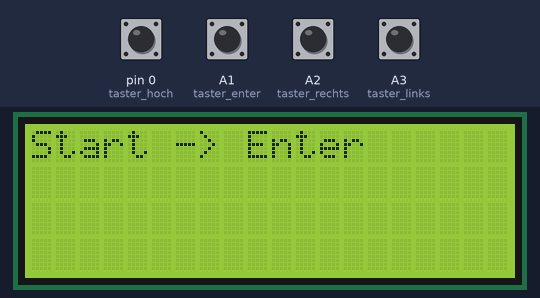
This program was run on a simulated Arduino Mega 2560, built with avr-gcc and run on an emulated ATmega2560. Parts: 20×4 character LCD. The inputs (shaded band) are chosen by the test bench; at power-on: A1 (taster_enter), A2 (taster_rechts), A3 (taster_links), pin 0 (taster_hoch) LOW.

Above: at 1.2 s.
1.3 s: A1 (taster_enter) pulled HIGH for 0.15 s
Timing chart, 0 to 4.3 s (numbered marks = the images above; inputs shaded):
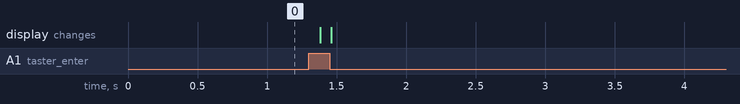

The program:

main.cpp
```cpp
#include "main.h"

// ****************************************************************
// ** Defines / Konstanten                                    **
// ****************************************************************


Bier gebraeu {0};
 int test = 0;


void setup()
{


  initGPIO();  // init_Motor();   // init_TempSens(); ... // Generall purpose input output
  initHMI();  //init Display
  init_ISR();
 // init_PID();

  state = Start;
}

void loop()
{
if (run_main == true)
  {


    run_main = false;
    tasterupdate();

    // State Machine
    switch (state)
    {
    case Start:

      display.text1="Start -> Enter";

      if (taster_enter.pressed())
        state = Bierauswahl;
      break;

    case Bierauswahl:
          gebraeu = bierauswaehlen();
      break;

    case Maischen:
      /* code */
      break;
    case Laeutern:
      /* code */
      break;
    case Wuerzekochen:
      /* code */
      break;
    case Kuehlen:
      /* code */
      break;

    default:
      break;

    }

    updateDisplay();
  }
}


// Jede 0,5 ms
ISR(TIMER2_COMPA_vect)
{
  run_main = true;
}
```

BierGPIO.h
```cpp
#pragma once
#include "Arduino.h"
#include "Bounce2.h"
using namespace Bounce2;
// ****************************************************************
// ** Defines / Konstanten                                    **
// ****************************************************************


#define PIN_MODE INPUT
#define INTERVAL_IN_MS  5
#define PRESSED_STATE   HIGH


// ****************************************************************
// ** Taster                                                **
// ****************************************************************

extern Button taster_enter;
extern Button taster_rechts;
extern Button taster_links;
extern Button taster_hoch;
extern Button taster_runter;


// ****************************************************************
// ** Functions                                                **
// ****************************************************************

void initGPIO();
void tasterupdate();
```

bier.h
```cpp
// ****************************************************************
// ** Includes                                                **
// ****************************************************************
#include "display.h"
// ****************************************************************
// ** Defines / Konstanten                                    **
// ****************************************************************

// ****************************************************************
// ** Typdefinitionen / Strukturdefinitionen                   **
// ****************************************************************

typedef struct  {
    int bierID;
    char name [20] ;
    int temp1;
    int temp2;
    int dauer1;
    int dauer2;
} Bier;


const Bier biersorten[] = {
    {0, "Nix"  , 0,0,0,0},
    {1, "Helles"  ,60, 80,20,30},
    {2, "Dunkles" ,60, 80,},
    {3, "Weinhofer Spez." ,60, 80,},
};

// ****************************************************************
// ** Functions                                                **
// ****************************************************************

Bier bierauswaehlen();
void tasterAbfrage();

// ****************************************************************
// ** Private Variablen / Datenfelder                            **
// ****************************************************************
```

display.h
```cpp
#pragma once
// ****************************************************************
// ** Includes                                                **
// ****************************************************************
#include <Wire.h>
#include <LiquidCrystal_I2C.h>
#include "Arduino.h"

// ****************************************************************
// ** typedefs                                                **
// ****************************************************************
typedef struct
{
    String text1;
    uint8_t Zeile1;

    String text2;
    uint8_t Zeile2;

    String text3;
    uint8_t Zeile3;

    String text4;
    uint8_t Zeile4;


}LiqDisplay;

extern LiquidCrystal_I2C lcd;
extern LiqDisplay display;  //Struct für die Display Strings und Cursor


// ****************************************************************
// ** Functions                                                **
// ****************************************************************


void initHMI();

void updateDisplay();
```

isr.h
```cpp
// ****************************************************************
// ** Includes                                                **
// ****************************************************************
#include <Arduino.h>


/*
Timer zur PWM Generation
Timer 0: Steuert die Pins D4 und D5 auch                    / millis() micros()
Timer 1: Steuert die Pins D11 und D12
Timer 2: Steuert die Pins D3 und D11 (siehe auch Timer 1)   /main Loop
Timer 3: Steuert die Pins D2 und D3
Timer 4: Steuert die Pins D6, D7, und D8
Timer 5: Steuert die Pins D46, D45, und D44
*/

// ****************************************************************
// ** Functions                                                **
// ****************************************************************

void init_ISR();
void setupTimer2();


ISR(TIMER2_COMPA_vect) ;
```

main.h
```cpp
// ****************************************************************
// ** Includes                                                **
// ****************************************************************
#include "display.h"
#include "isr.h"
#include "BierGPIO.h"
#include "bier.h"

// ****************************************************************
// ** Defines / Konstanten                                    **
// ****************************************************************
 enum{
    Start,
    Bierauswahl,
    Maischen,
    Laeutern,
    Wuerzekochen,
    Kuehlen,


} state;

// ****************************************************************
// ** Typdefinitionen / Strukturdefinitionen                   **
// ****************************************************************
bool run_main = false;
// ****************************************************************
// ** Functions                                                **
// ****************************************************************


// ****************************************************************
// ** Private Variablen / Datenfelder                            **
// ****************************************************************
```

tempReg.h
```cpp
// ****************************************************************
// ** Includes                                                   **
// ****************************************************************
#include "Arduino.h"
#include "PID_v1.h"


//init_PID();
```

BierGPIO.cpp
```cpp
#include "BierGPIO.h"


Button taster_enter     = Button();
Button taster_rechts   = Button();
Button taster_links      = Button();
Button taster_hoch      = Button();
Button taster_runter      = Button();


void initGPIO(){

    /*init taster
    PIN_MODE to INPUT_PULLUP if using an internal pullup, or INPUT if using an external pullup.
    INTERVAL_IN_MS to the debounce interval in millisecons. 5 is a good value.
    PRESSED_STATE to LOW if the button outputs a LOW when pressed, or to HIGH if the button outputs a HIGH when pressed.
    */


    taster_enter.attach     ( A1       , PIN_MODE );
    taster_rechts.attach    ( A2         , PIN_MODE );
    taster_links.attach     ( A3       , PIN_MODE );
    taster_hoch.attach     ( 0       , PIN_MODE );
    taster_runter.attach     ( 0       , PIN_MODE );

    taster_enter.interval   ( INTERVAL_IN_MS );
    taster_rechts.interval  ( INTERVAL_IN_MS );
    taster_links.interval   ( INTERVAL_IN_MS );
    taster_hoch.interval   ( INTERVAL_IN_MS );
    taster_runter.interval   ( INTERVAL_IN_MS );


    taster_enter.setPressedState( PRESSED_STATE );
    taster_rechts.setPressedState( PRESSED_STATE );
    taster_links.setPressedState( PRESSED_STATE );
    taster_hoch.interval    ( INTERVAL_IN_MS );
    taster_runter.interval    ( INTERVAL_IN_MS );


}

void tasterupdate(){

    taster_enter.update();
    taster_rechts.update();
    taster_links.update();
    taster_hoch.update();
    taster_runter.update();


}
```

bier.cpp
```cpp
#include "bier.h"
#include "Arduino.h"
#include "BierGPIO.h"

int8_t seite = 0;
int8_t Zeile = 1;
int8_t auswahl = 0;

Bier bierauswaehlen()
{
    char text1Buff[20];
    char buffer[20];

    display.Zeile2 =  1;
    display.text2   = biersorten[1+seite*3].name;
    display.Zeile3 =  1;
    display.text3   = biersorten[2+seite*3].name;
    display.Zeile4 =  1;
    display.text4   = biersorten[3+seite*3].name;


    tasterAbfrage();
    seite = 0; //Dummy weil die 2 Seite Fehlt
    sprintf(buffer, "> %s", biersorten[Zeile].name);
    switch (Zeile)
    {
    case 1:
        //memset(anzeige, 0, sizeof(LiqDisplay)); //Alle Display-zeilen auf 0 Setzen
        display.Zeile2 =  0;
        display.text2 = buffer;
        break;
    case 2:
        //memset(anzeige, 0, sizeof(LiqDisplay));
        display.Zeile3 =  0;
        display.text3 = buffer;
        break;
    case 3:
        //memset(anzeige, 0, sizeof(LiqDisplay));
        display.Zeile4 =  0;
        display.text4 = buffer;
        break;

    case 0: //Enter
        break;

    default:
        break;
    }

    sprintf(text1Buff, "Auswaehlen  [Seite%d]", seite+1);
    display.text1 = text1Buff;

    if (seite ==1){
        auswahl = Zeile+3; //Auf der der 1 Seite hat das erste Bier(in der ersten Spalte) die Nr.1 auf dem 2 Seite die Nr.4 -> Somit Spalte +3
    }else auswahl = Zeile;

    return biersorten[auswahl];
}

void tasterAbfrage()
{

    if (taster_enter.pressed()) // Die Auswahl wird beendet und die aktive Spalte und damit gewähle bier wird zurück gegeben
    {
        Zeile = 0;
    }


    if (taster_rechts.pressed())
    {
        if (seite < 1){
            seite++;

        }
    }
    if (taster_links.pressed())
    {
        if (seite > 0){
            seite--;
        }
    }

    if (taster_hoch.pressed())
    {
        if (Zeile > 1)
            Zeile--;

        lcd.clear();  // Dei Anzeige clearen, damit die leeren Textfelder auch wirklich leer angezeigt werden
    }
    if (taster_rechts.pressed())
    {
        if (Zeile < 3)
            Zeile++;

        lcd.clear();
    }
}
```

display.cpp
```cpp
#include "display.h"


// LCD mit I2C-Adresse (standardmäßig 0x27 oder 0x3F)
LiquidCrystal_I2C lcd(0x27, 20, 4);

LiqDisplay display;

// ****************************************************************
// ** Functions                                                **
// ****************************************************************

void initHMI() {
    // Display
    Wire.begin();
    lcd.init();       // LCD initialisieren
    lcd.backlight();  // Hintergrundbeleuchtung aktivieren

}

void updateDisplay(){

    lcd.setCursor(display.Zeile1, 0);
    lcd.print(display.text1);

    lcd.setCursor(display.Zeile2, 1);
    lcd.print(display.text2);

    lcd.setCursor(display.Zeile3, 2);
    lcd.print(display.text3);

    lcd.setCursor(display.Zeile4, 3);
    lcd.print(display.text4);


}
```

isr.cpp
```cpp
#include "isr.h"


void init_ISR(){
    noInterrupts();                // Alle Interrupts deaktivieren

    setupTimer2();

    interrupts();                  // Interrupts wieder aktivieren
}


/**
 * @brief    Timer um das Display alle ms zu aktualisieren
 *
 * @note     ...
 */

void setupTimer2() {

    TCCR2A = 0;                    // Timer2 Steuerregister A zurücksetzen
    TCCR2B = 0;                    // Timer2 Steuerregister B zurücksetzen
    TCNT2  = 0;                    // Timer2 Zähler auf 0 setzen

    // Timer2 -> 1 ms
    OCR2A = ((F_CPU / 64)/ 2000) - 1;       // Ftimer = Fcpu/pre  -> OCRA2A = Ftimer/Hz
    TCCR2B |= (1 << WGM21);                 // CTC Mode aktivieren
    TCCR2B |= (1 << CS22);                  // Prescaler auf 64 setzen
    TIMSK2 |= (1 << OCIE2A);                // Timer/Counter2 Output Compare Match A Interrupt aktivieren

}
```

tempReg.cpp
```cpp
#include "tempReg.h"


//init_PID(){


//}
```
